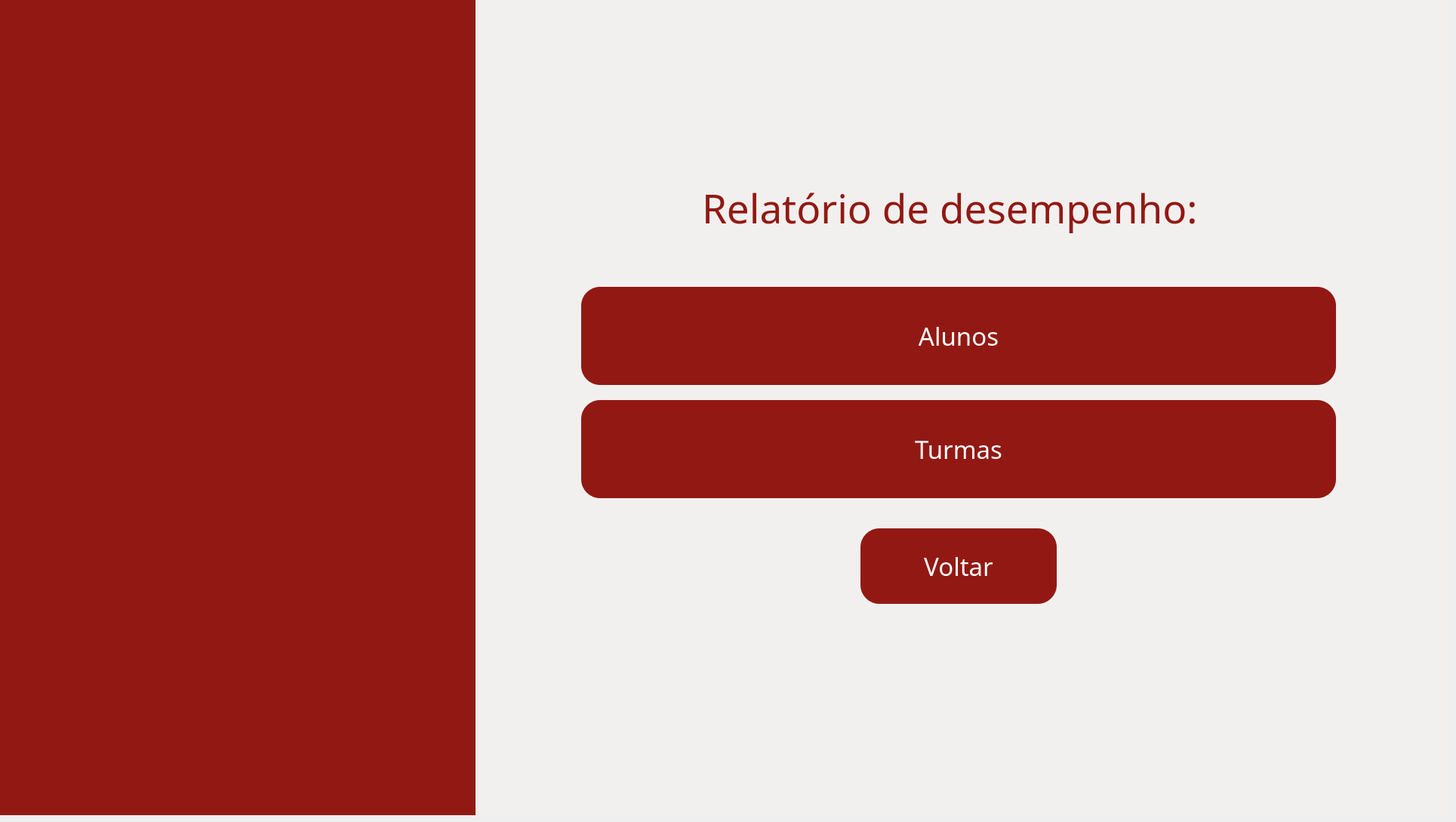
    <widget class="QWidget" name="pg_ranking">
     <widget class="QWidget" name="fundo_ranking" native="true">
      <property name="geometry">
       <rect>
        <x>0</x>
        <y>0</y>
        <width>1920</width>
        <height>1080</height>
       </rect>
      </property>
      <property name="styleSheet">
       <string notr="true">background-color: #F2F0EF;
</string>
      </property>
      <widget class="QWidget" name="barra_ranking" native="true">
       <property name="geometry">
        <rect>
         <x>0</x>
         <y>-11</y>
         <width>630</width>
         <height>1091</height>
        </rect>
       </property>
       <property name="styleSheet">
        <string notr="true">background-color: #921913;</string>
       </property>
       <widget class="QLabel" name="img_fundo_ranking">
        <property name="geometry">
         <rect>
          <x>-50</x>
          <y>-50</y>
          <width>721</width>
          <height>1171</height>
         </rect>
        </property>
        <property name="text">
         <string/>
        </property>
        <property name="pixmap">
         <pixmap>../../assets/images/fundoetec.png</pixmap>
        </property>
        <property name="scaledContents">
         <bool>true</bool>
        </property>
       </widget>
      </widget>
      <widget class="QLabel" name="lbl_ranking_ranking">
       <property name="geometry">
        <rect>
         <x>930</x>
         <y>240</y>
         <width>781</width>
         <height>71</height>
        </rect>
       </property>
       <property name="font">
        <font>
         <family>Arbutus Slab</family>
         <pointsize>40</pointsize>
        </font>
       </property>
       <property name="styleSheet">
        <string notr="true">color: #921913;</string>
       </property>
       <property name="text">
        <string>Relatório de desempenho:</string>
       </property>
      </widget>
      <widget class="QPushButton" name="btn_voltarareaprof2">
       <property name="geometry">
        <rect>
         <x>1140</x>
         <y>700</y>
         <width>260</width>
         <height>100</height>
        </rect>
       </property>
       <property name="font">
        <font>
         <family>Arbutus Slab</family>
         <pointsize>25</pointsize>
        </font>
       </property>
       <property name="styleSheet">
        <string notr="true">QPushButton{
    background-color: #921913;
    border: none;
    border-radius: 25px;
    color: white;
}

QPushButton:hover{
    background-color: #7a1410;
}

QPushButton:pressed{
    background-color: #5a0f0c;
}</string>
       </property>
       <property name="text">
        <string>Voltar</string>
       </property>
      </widget>
      <widget class="QPushButton" name="btn_relatorioturmas">
       <property name="geometry">
        <rect>
         <x>770</x>
         <y>530</y>
         <width>1000</width>
         <height>130</height>
        </rect>
       </property>
       <property name="font">
        <font>
         <family>Arbutus Slab</family>
         <pointsize>25</pointsize>
        </font>
       </property>
       <property name="styleSheet">
        <string notr="true">QPushButton{
    background-color: #921913;
    border: none;
    border-radius: 25px;
    color: white;
}

QPushButton:hover{
    background-color: #7a1410;
}

QPushButton:pressed{
    background-color: #5a0f0c;
}</string>
       </property>
       <property name="text">
        <string>Turmas</string>
       </property>
      </widget>
      <widget class="QPushButton" name="btn_relatorioalunos">
       <property name="geometry">
        <rect>
         <x>770</x>
         <y>380</y>
         <width>1000</width>
         <height>130</height>
        </rect>
       </property>
       <property name="font">
        <font>
         <family>Arbutus Slab</family>
         <pointsize>25</pointsize>
        </font>
       </property>
       <property name="styleSheet">
        <string notr="true">QPushButton{
    background-color: #921913;
    border: none;
    border-radius: 25px;
    color: white;
}

QPushButton:hover{
    background-color: #7a1410;
}

QPushButton:pressed{
    background-color: #5a0f0c;
}</string>
       </property>
       <property name="text">
        <string>Alunos</string>
       </property>
      </widget>
      <widget class="QLabel" name="lbl_logo_cps_inicio_11">
       <property name="geometry">
        <rect>
         <x>1690</x>
         <y>950</y>
         <width>201</width>
         <height>121</height>
        </rect>
       </property>
       <property name="text">
        <string/>
       </property>
       <property name="pixmap">
        <pixmap>../../assets/images/logoetec.png</pixmap>
       </property>
       <property name="scaledContents">
        <bool>true</bool>
       </property>
      </widget>
      <widget class="QLabel" name="lbl_logo_etec_inicio_11">
       <property name="geometry">
        <rect>
         <x>1540</x>
         <y>900</y>
         <width>171</width>
         <height>181</height>
        </rect>
       </property>
       <property name="text">
        <string/>
       </property>
       <property name="pixmap">
        <pixmap>../../assets/images/logocps.png</pixmap>
       </property>
       <property name="scaledContents">
        <bool>true</bool>
       </property>
      </widget>
     </widget>
    </widget>
